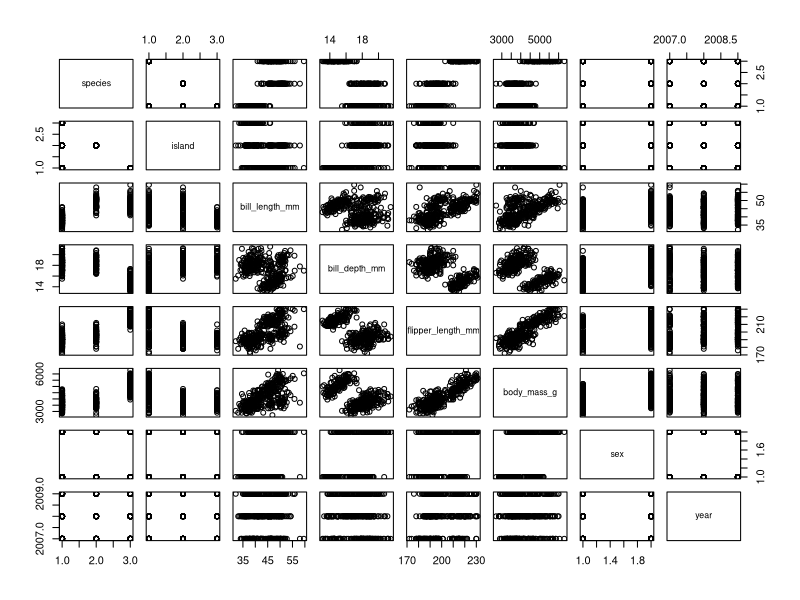
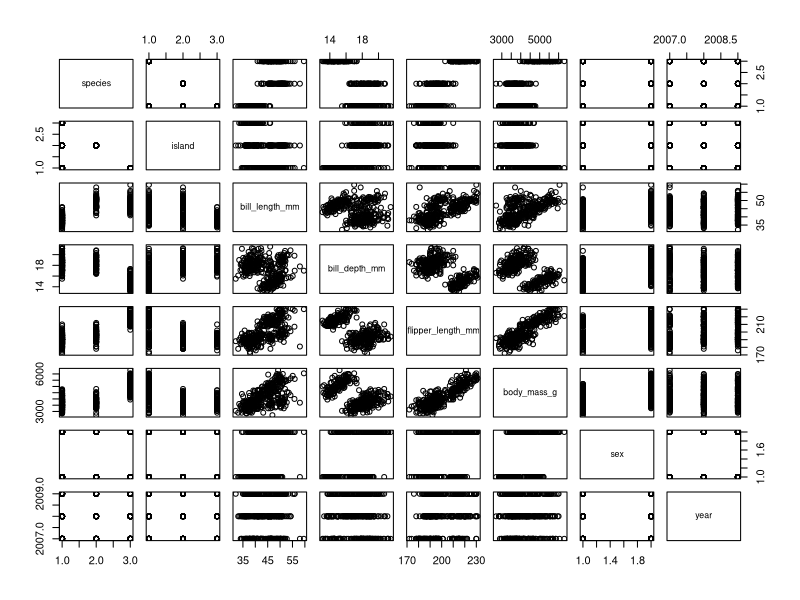
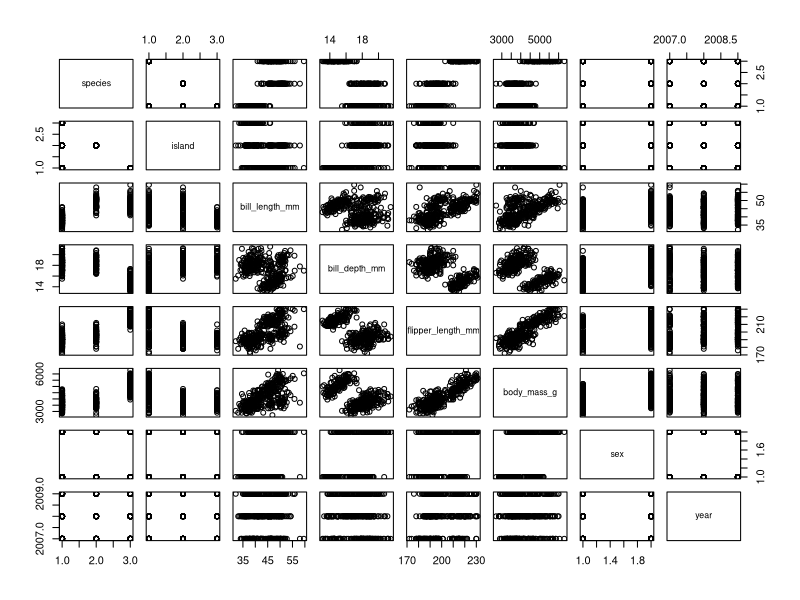
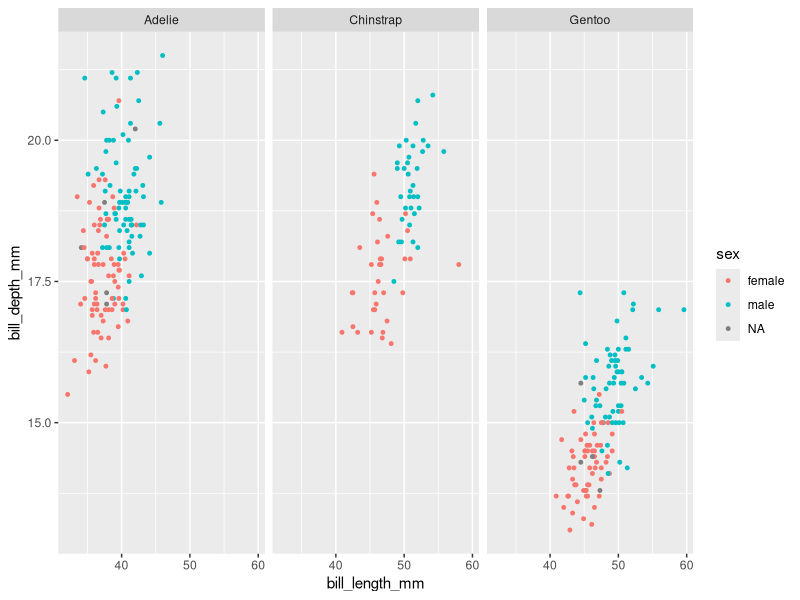
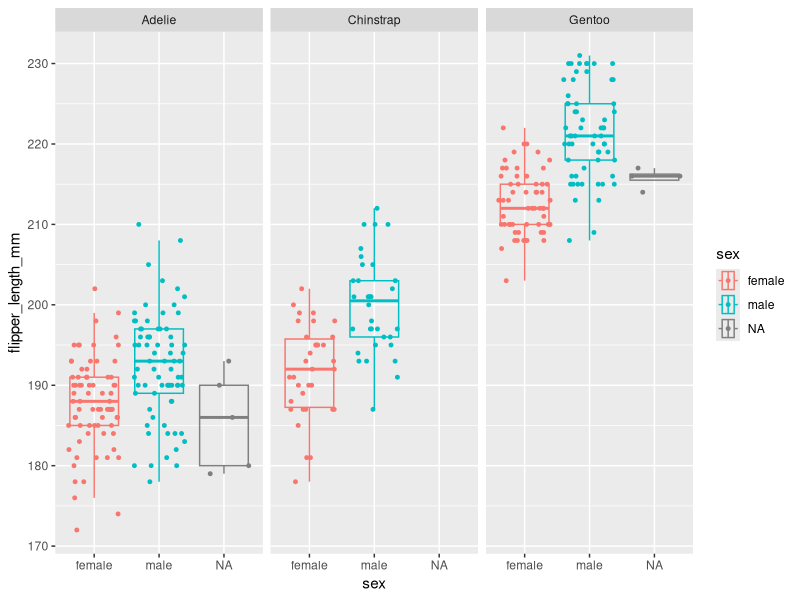
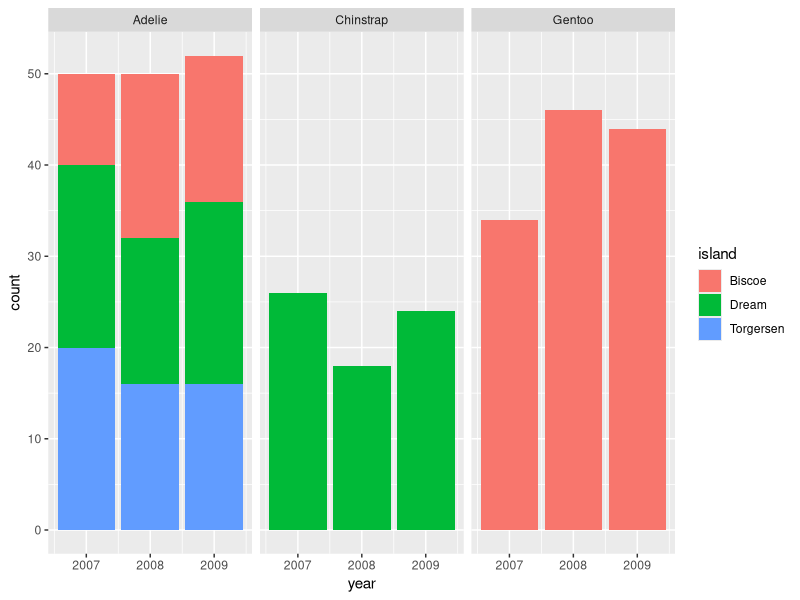

The R source for these figures, in order:
## ---- chunk 1
#install.packages("palmerpenguins")
library(palmerpenguins)
library(tidyverse)

#View(penguins)
dim(penguins)
colnames(penguins)
## ---- chunk 2
#install.packages("palmerpenguins")
library(palmerpenguins)
library(tidyverse)

#View(penguins)
dim(penguins)
colnames(penguins)
## ---- chunk 3
#install.packages("palmerpenguins")
library(palmerpenguins)
library(tidyverse)

#View(penguins)
dim(penguins)
colnames(penguins)
## ---- chunk 4
#install.packages("palmerpenguins")
library(palmerpenguins)
library(tidyverse)

#View(penguins)
dim(penguins)
colnames(penguins)
## ---- chunk 5
#install.packages("palmerpenguins")
library(palmerpenguins)
library(tidyverse)

#View(penguins)
dim(penguins)
colnames(penguins)
## ---- chunk 6
#install.packages("palmerpenguins")
library(palmerpenguins)
library(tidyverse)

#View(penguins)
dim(penguins)
colnames(penguins)
## ---- chunk 7
knitr::opts_chunk$set(echo = TRUE)
## ---- chunk 8
summary(cars)
## ---- chunk 9
plot(penguins)
## ---- chunk 10
plot(penguins)
## ---- chunk 11
plot(penguins)
## ---- chunk 12
penguins %>%
  ggplot(mapping = aes(x = bill_length_mm, y=bill_depth_mm, color=sex)) +
  geom_point(size=1) +
  facet_wrap(~species)
## ---- chunk 13
penguins %>%
  ggplot(mapping = aes(x=flipper_length_mm, y=sex, color=sex)) +
  geom_boxplot(outlier.alpha = 0, alpha=0) +
  geom_jitter(width = 0, size=1) +
  coord_flip() +
  facet_wrap(~species)
## ---- chunk 14
penguins %>%
  ggplot() +
  geom_bar(mapping = aes(x=year, fill=island)) +
  facet_wrap(~species)
